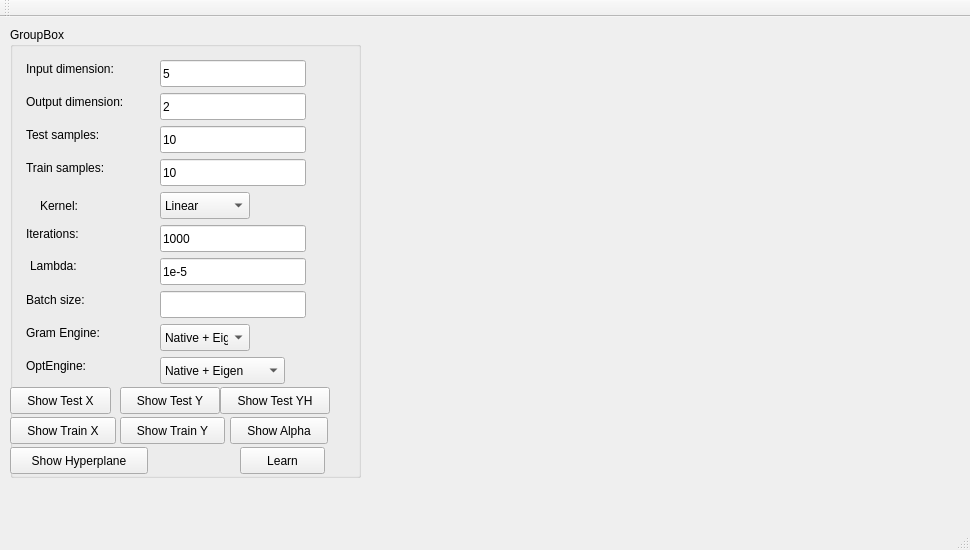
<?xml version="1.0" encoding="UTF-8"?>
<ui version="4.0">
 <class>MainWindow</class>
 <widget class="QMainWindow" name="MainWindow">
  <property name="geometry">
   <rect>
    <x>0</x>
    <y>0</y>
    <width>970</width>
    <height>550</height>
   </rect>
  </property>
  <property name="windowTitle">
   <string>MainWindow</string>
  </property>
  <widget class="QWidget" name="centralWidget">
   <widget class="QWidget" name="verticalLayoutWidget_2">
    <property name="geometry">
     <rect>
      <x>370</x>
      <y>9</y>
      <width>541</width>
      <height>451</height>
     </rect>
    </property>
    <property name="sizePolicy">
     <sizepolicy hsizetype="Maximum" vsizetype="Preferred">
      <horstretch>0</horstretch>
      <verstretch>0</verstretch>
     </sizepolicy>
    </property>
    <layout class="QVBoxLayout" name="verticalLayout_2">
     <property name="sizeConstraint">
      <enum>QLayout::SetMinimumSize</enum>
     </property>
     <item>
      <widget class="QCustomPlot" name="progressPlot" native="true"/>
     </item>
     <item>
      <widget class="QCustomPlot" name="pacPlot" native="true"/>
     </item>
    </layout>
   </widget>
   <widget class="QGroupBox" name="groupBox">
    <property name="geometry">
     <rect>
      <x>10</x>
      <y>10</y>
      <width>351</width>
      <height>451</height>
     </rect>
    </property>
    <property name="title">
     <string>GroupBox</string>
    </property>
    <widget class="QComboBox" name="optEngine">
     <property name="geometry">
      <rect>
       <x>150</x>
       <y>330</y>
       <width>125</width>
       <height>27</height>
      </rect>
     </property>
     <property name="sizePolicy">
      <sizepolicy hsizetype="Maximum" vsizetype="Fixed">
       <horstretch>0</horstretch>
       <verstretch>0</verstretch>
      </sizepolicy>
     </property>
     <item>
      <property name="text">
       <string>Native + Eigen</string>
      </property>
     </item>
     <item>
      <property name="text">
       <string>VexCL</string>
      </property>
     </item>
     <item>
      <property name="text">
       <string>ViennaCL</string>
      </property>
     </item>
    </widget>
    <widget class="QLabel" name="label_6">
     <property name="geometry">
      <rect>
       <x>16</x>
       <y>198</y>
       <width>70</width>
       <height>17</height>
      </rect>
     </property>
     <property name="sizePolicy">
      <sizepolicy hsizetype="Maximum" vsizetype="Preferred">
       <horstretch>0</horstretch>
       <verstretch>0</verstretch>
      </sizepolicy>
     </property>
     <property name="text">
      <string>Iterations:</string>
     </property>
    </widget>
    <widget class="QLineEdit" name="ntrainEdit">
     <property name="geometry">
      <rect>
       <x>150</x>
       <y>132</y>
       <width>146</width>
       <height>27</height>
      </rect>
     </property>
     <property name="sizePolicy">
      <sizepolicy hsizetype="Maximum" vsizetype="Fixed">
       <horstretch>0</horstretch>
       <verstretch>0</verstretch>
      </sizepolicy>
     </property>
     <property name="text">
      <string>10</string>
     </property>
    </widget>
    <widget class="QLabel" name="label_2">
     <property name="geometry">
      <rect>
       <x>16</x>
       <y>66</y>
       <width>128</width>
       <height>17</height>
      </rect>
     </property>
     <property name="sizePolicy">
      <sizepolicy hsizetype="Maximum" vsizetype="Preferred">
       <horstretch>0</horstretch>
       <verstretch>0</verstretch>
      </sizepolicy>
     </property>
     <property name="text">
      <string>Output dimension:</string>
     </property>
    </widget>
    <widget class="QLineEdit" name="lambdaEdit">
     <property name="geometry">
      <rect>
       <x>150</x>
       <y>231</y>
       <width>146</width>
       <height>27</height>
      </rect>
     </property>
     <property name="sizePolicy">
      <sizepolicy hsizetype="Maximum" vsizetype="Fixed">
       <horstretch>0</horstretch>
       <verstretch>0</verstretch>
      </sizepolicy>
     </property>
     <property name="text">
      <string>1e-5</string>
     </property>
    </widget>
    <widget class="QLabel" name="label_8">
     <property name="geometry">
      <rect>
       <x>16</x>
       <y>264</y>
       <width>73</width>
       <height>17</height>
      </rect>
     </property>
     <property name="sizePolicy">
      <sizepolicy hsizetype="Maximum" vsizetype="Preferred">
       <horstretch>0</horstretch>
       <verstretch>0</verstretch>
      </sizepolicy>
     </property>
     <property name="text">
      <string>Batch size:</string>
     </property>
    </widget>
    <widget class="QComboBox" name="gramEngine">
     <property name="geometry">
      <rect>
       <x>150</x>
       <y>297</y>
       <width>90</width>
       <height>27</height>
      </rect>
     </property>
     <property name="sizePolicy">
      <sizepolicy hsizetype="Maximum" vsizetype="Fixed">
       <horstretch>0</horstretch>
       <verstretch>0</verstretch>
      </sizepolicy>
     </property>
     <item>
      <property name="text">
       <string>Native + Eigen</string>
      </property>
     </item>
     <item>
      <property name="text">
       <string>VexCL</string>
      </property>
     </item>
     <item>
      <property name="text">
       <string>ViennaCL</string>
      </property>
     </item>
    </widget>
    <widget class="QLabel" name="label_5">
     <property name="geometry">
      <rect>
       <x>16</x>
       <y>99</y>
       <width>92</width>
       <height>17</height>
      </rect>
     </property>
     <property name="sizePolicy">
      <sizepolicy hsizetype="Maximum" vsizetype="Preferred">
       <horstretch>0</horstretch>
       <verstretch>0</verstretch>
      </sizepolicy>
     </property>
     <property name="text">
      <string>Test samples:</string>
     </property>
    </widget>
    <widget class="QLabel" name="label_9">
     <property name="geometry">
      <rect>
       <x>16</x>
       <y>297</y>
       <width>91</width>
       <height>17</height>
      </rect>
     </property>
     <property name="sizePolicy">
      <sizepolicy hsizetype="Maximum" vsizetype="Preferred">
       <horstretch>0</horstretch>
       <verstretch>0</verstretch>
      </sizepolicy>
     </property>
     <property name="text">
      <string>Gram Engine:</string>
     </property>
    </widget>
    <widget class="QLineEdit" name="outdimEdit">
     <property name="geometry">
      <rect>
       <x>150</x>
       <y>66</y>
       <width>146</width>
       <height>27</height>
      </rect>
     </property>
     <property name="sizePolicy">
      <sizepolicy hsizetype="Maximum" vsizetype="Fixed">
       <horstretch>0</horstretch>
       <verstretch>0</verstretch>
      </sizepolicy>
     </property>
     <property name="text">
      <string>2</string>
     </property>
    </widget>
    <widget class="QComboBox" name="kernelCombo">
     <property name="geometry">
      <rect>
       <x>150</x>
       <y>165</y>
       <width>90</width>
       <height>27</height>
      </rect>
     </property>
     <property name="sizePolicy">
      <sizepolicy hsizetype="Maximum" vsizetype="Fixed">
       <horstretch>0</horstretch>
       <verstretch>0</verstretch>
      </sizepolicy>
     </property>
     <item>
      <property name="text">
       <string>Linear</string>
      </property>
     </item>
     <item>
      <property name="text">
       <string>Gaussian</string>
      </property>
     </item>
     <item>
      <property name="text">
       <string>Sine</string>
      </property>
     </item>
     <item>
      <property name="text">
       <string>Cosine</string>
      </property>
     </item>
    </widget>
    <widget class="QLabel" name="label">
     <property name="geometry">
      <rect>
       <x>16</x>
       <y>33</y>
       <width>114</width>
       <height>17</height>
      </rect>
     </property>
     <property name="sizePolicy">
      <sizepolicy hsizetype="Maximum" vsizetype="Preferred">
       <horstretch>0</horstretch>
       <verstretch>0</verstretch>
      </sizepolicy>
     </property>
     <property name="text">
      <string>Input dimension:</string>
     </property>
    </widget>
    <widget class="QLineEdit" name="indimEdit">
     <property name="geometry">
      <rect>
       <x>150</x>
       <y>33</y>
       <width>146</width>
       <height>27</height>
      </rect>
     </property>
     <property name="sizePolicy">
      <sizepolicy hsizetype="Maximum" vsizetype="Fixed">
       <horstretch>0</horstretch>
       <verstretch>0</verstretch>
      </sizepolicy>
     </property>
     <property name="text">
      <string>5</string>
     </property>
    </widget>
    <widget class="QLabel" name="label_10">
     <property name="geometry">
      <rect>
       <x>16</x>
       <y>330</y>
       <width>77</width>
       <height>17</height>
      </rect>
     </property>
     <property name="sizePolicy">
      <sizepolicy hsizetype="Maximum" vsizetype="Preferred">
       <horstretch>0</horstretch>
       <verstretch>0</verstretch>
      </sizepolicy>
     </property>
     <property name="text">
      <string>OptEngine:</string>
     </property>
    </widget>
    <widget class="QLineEdit" name="nbatchEdit">
     <property name="geometry">
      <rect>
       <x>150</x>
       <y>264</y>
       <width>146</width>
       <height>27</height>
      </rect>
     </property>
     <property name="sizePolicy">
      <sizepolicy hsizetype="Maximum" vsizetype="Fixed">
       <horstretch>0</horstretch>
       <verstretch>0</verstretch>
      </sizepolicy>
     </property>
    </widget>
    <widget class="QLineEdit" name="ntestEdit">
     <property name="geometry">
      <rect>
       <x>150</x>
       <y>99</y>
       <width>146</width>
       <height>27</height>
      </rect>
     </property>
     <property name="sizePolicy">
      <sizepolicy hsizetype="Maximum" vsizetype="Fixed">
       <horstretch>0</horstretch>
       <verstretch>0</verstretch>
      </sizepolicy>
     </property>
     <property name="text">
      <string>10</string>
     </property>
    </widget>
    <widget class="QLabel" name="label_3">
     <property name="geometry">
      <rect>
       <x>16</x>
       <y>132</y>
       <width>97</width>
       <height>17</height>
      </rect>
     </property>
     <property name="sizePolicy">
      <sizepolicy hsizetype="Maximum" vsizetype="Preferred">
       <horstretch>0</horstretch>
       <verstretch>0</verstretch>
      </sizepolicy>
     </property>
     <property name="text">
      <string>Train samples:</string>
     </property>
    </widget>
    <widget class="QLineEdit" name="nitersEdit">
     <property name="geometry">
      <rect>
       <x>150</x>
       <y>198</y>
       <width>146</width>
       <height>27</height>
      </rect>
     </property>
     <property name="sizePolicy">
      <sizepolicy hsizetype="Maximum" vsizetype="Fixed">
       <horstretch>0</horstretch>
       <verstretch>0</verstretch>
      </sizepolicy>
     </property>
     <property name="text">
      <string>1000</string>
     </property>
    </widget>
    <widget class="QPushButton" name="pushButton_6">
     <property name="geometry">
      <rect>
       <x>0</x>
       <y>360</y>
       <width>101</width>
       <height>27</height>
      </rect>
     </property>
     <property name="sizePolicy">
      <sizepolicy hsizetype="Maximum" vsizetype="Fixed">
       <horstretch>0</horstretch>
       <verstretch>0</verstretch>
      </sizepolicy>
     </property>
     <property name="text">
      <string>Show Test X</string>
     </property>
    </widget>
    <widget class="QPushButton" name="pushButton_7">
     <property name="geometry">
      <rect>
       <x>110</x>
       <y>360</y>
       <width>100</width>
       <height>27</height>
      </rect>
     </property>
     <property name="sizePolicy">
      <sizepolicy hsizetype="Maximum" vsizetype="Fixed">
       <horstretch>0</horstretch>
       <verstretch>0</verstretch>
      </sizepolicy>
     </property>
     <property name="text">
      <string>Show Test Y</string>
     </property>
    </widget>
    <widget class="QPushButton" name="pushButton_8">
     <property name="geometry">
      <rect>
       <x>210</x>
       <y>360</y>
       <width>110</width>
       <height>27</height>
      </rect>
     </property>
     <property name="sizePolicy">
      <sizepolicy hsizetype="Maximum" vsizetype="Fixed">
       <horstretch>0</horstretch>
       <verstretch>0</verstretch>
      </sizepolicy>
     </property>
     <property name="text">
      <string>Show Test YH</string>
     </property>
    </widget>
    <widget class="QPushButton" name="pushButton_2">
     <property name="geometry">
      <rect>
       <x>0</x>
       <y>390</y>
       <width>106</width>
       <height>27</height>
      </rect>
     </property>
     <property name="sizePolicy">
      <sizepolicy hsizetype="Maximum" vsizetype="Fixed">
       <horstretch>0</horstretch>
       <verstretch>0</verstretch>
      </sizepolicy>
     </property>
     <property name="text">
      <string>Show Train X</string>
     </property>
    </widget>
    <widget class="QPushButton" name="pushButton_3">
     <property name="geometry">
      <rect>
       <x>110</x>
       <y>390</y>
       <width>105</width>
       <height>27</height>
      </rect>
     </property>
     <property name="sizePolicy">
      <sizepolicy hsizetype="Maximum" vsizetype="Fixed">
       <horstretch>0</horstretch>
       <verstretch>0</verstretch>
      </sizepolicy>
     </property>
     <property name="text">
      <string>Show Train Y</string>
     </property>
    </widget>
    <widget class="QPushButton" name="pushButton_5">
     <property name="geometry">
      <rect>
       <x>220</x>
       <y>390</y>
       <width>98</width>
       <height>27</height>
      </rect>
     </property>
     <property name="sizePolicy">
      <sizepolicy hsizetype="Maximum" vsizetype="Fixed">
       <horstretch>0</horstretch>
       <verstretch>0</verstretch>
      </sizepolicy>
     </property>
     <property name="text">
      <string>Show Alpha</string>
     </property>
    </widget>
    <widget class="QPushButton" name="pushButton_4">
     <property name="geometry">
      <rect>
       <x>0</x>
       <y>420</y>
       <width>138</width>
       <height>27</height>
      </rect>
     </property>
     <property name="sizePolicy">
      <sizepolicy hsizetype="Maximum" vsizetype="Fixed">
       <horstretch>0</horstretch>
       <verstretch>0</verstretch>
      </sizepolicy>
     </property>
     <property name="text">
      <string>Show Hyperplane</string>
     </property>
    </widget>
    <widget class="QPushButton" name="pushButton">
     <property name="geometry">
      <rect>
       <x>230</x>
       <y>420</y>
       <width>85</width>
       <height>27</height>
      </rect>
     </property>
     <property name="sizePolicy">
      <sizepolicy hsizetype="Maximum" vsizetype="Fixed">
       <horstretch>0</horstretch>
       <verstretch>0</verstretch>
      </sizepolicy>
     </property>
     <property name="text">
      <string>Learn</string>
     </property>
    </widget>
    <widget class="QLabel" name="label_7">
     <property name="geometry">
      <rect>
       <x>30</x>
       <y>170</y>
       <width>49</width>
       <height>17</height>
      </rect>
     </property>
     <property name="sizePolicy">
      <sizepolicy hsizetype="Maximum" vsizetype="Preferred">
       <horstretch>0</horstretch>
       <verstretch>0</verstretch>
      </sizepolicy>
     </property>
     <property name="text">
      <string>Kernel:</string>
     </property>
    </widget>
    <widget class="QLabel" name="label_4">
     <property name="geometry">
      <rect>
       <x>20</x>
       <y>230</y>
       <width>58</width>
       <height>17</height>
      </rect>
     </property>
     <property name="sizePolicy">
      <sizepolicy hsizetype="Maximum" vsizetype="Preferred">
       <horstretch>0</horstretch>
       <verstretch>0</verstretch>
      </sizepolicy>
     </property>
     <property name="text">
      <string>Lambda:</string>
     </property>
    </widget>
    <zorder>optEngine</zorder>
    <zorder>label_6</zorder>
    <zorder>ntrainEdit</zorder>
    <zorder>label_2</zorder>
    <zorder>lambdaEdit</zorder>
    <zorder>label_8</zorder>
    <zorder>label_4</zorder>
    <zorder>gramEngine</zorder>
    <zorder>label_5</zorder>
    <zorder>label_9</zorder>
    <zorder>label_7</zorder>
    <zorder>outdimEdit</zorder>
    <zorder>kernelCombo</zorder>
    <zorder>label</zorder>
    <zorder>indimEdit</zorder>
    <zorder>label_10</zorder>
    <zorder>nbatchEdit</zorder>
    <zorder>ntestEdit</zorder>
    <zorder>label_3</zorder>
    <zorder>nitersEdit</zorder>
    <zorder>optEngine</zorder>
    <zorder>label_6</zorder>
    <zorder>ntrainEdit</zorder>
    <zorder>label_2</zorder>
    <zorder>lambdaEdit</zorder>
    <zorder>label_8</zorder>
    <zorder>gramEngine</zorder>
    <zorder>label_5</zorder>
    <zorder>label_9</zorder>
    <zorder>outdimEdit</zorder>
    <zorder>kernelCombo</zorder>
    <zorder>label</zorder>
    <zorder>indimEdit</zorder>
    <zorder>label_10</zorder>
    <zorder>nbatchEdit</zorder>
    <zorder>ntestEdit</zorder>
    <zorder>label_3</zorder>
    <zorder>nitersEdit</zorder>
    <zorder>pushButton_6</zorder>
    <zorder>pushButton_7</zorder>
    <zorder>pushButton_8</zorder>
    <zorder>pushButton_2</zorder>
    <zorder>pushButton_3</zorder>
    <zorder>pushButton_5</zorder>
    <zorder>pushButton_4</zorder>
    <zorder>pushButton</zorder>
    <zorder>label_7</zorder>
    <zorder>label_4</zorder>
   </widget>
  </widget>
  <widget class="QMenuBar" name="menuBar">
   <property name="geometry">
    <rect>
     <x>0</x>
     <y>0</y>
     <width>970</width>
     <height>25</height>
    </rect>
   </property>
  </widget>
  <widget class="QToolBar" name="mainToolBar">
   <attribute name="toolBarArea">
    <enum>TopToolBarArea</enum>
   </attribute>
   <attribute name="toolBarBreak">
    <bool>false</bool>
   </attribute>
  </widget>
  <widget class="QStatusBar" name="statusBar"/>
  <action name="actionUnitTest">
   <property name="text">
    <string>UnitTest</string>
   </property>
  </action>
 </widget>
 <layoutdefault spacing="6" margin="11"/>
 <customwidgets>
  <customwidget>
   <class>QCustomPlot</class>
   <extends>QWidget</extends>
   <header>qcustomplot.h</header>
   <container>1</container>
  </customwidget>
 </customwidgets>
 <resources/>
 <connections/>
</ui>
